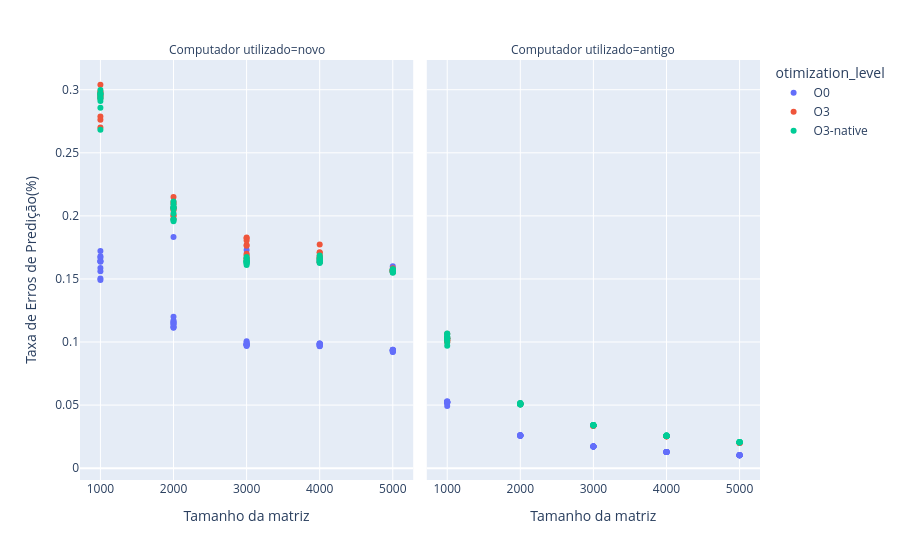
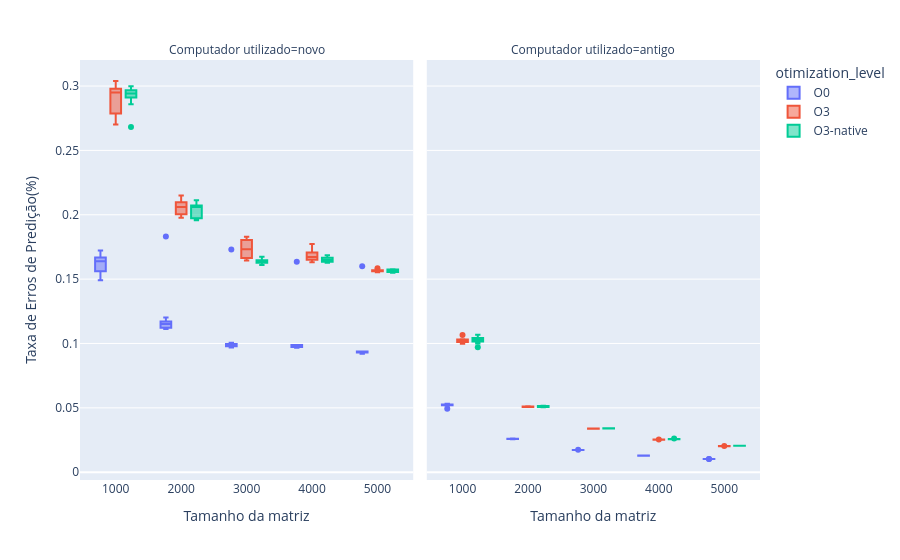

Source (notebook cell) for these figures, in order:
### Code cell
plot_branch_miss_rate_to_size = px.scatter(complete_metrics, x="matrix_size", y="branch-miss-rate", facet_col="used_computer", color="otimization_level", hover_data=["time_elapsed", "CPI", "IPC", "cache-miss-rate"]
                              ,labels={
                                    "matrix_size": "Tamanho da matriz",
                                    "time_elapsed": "Tempo de execução (s)",
                                    "used_computer": "Computador utilizado",
                                    "optimization_level": "Nível de otimização",
                                    "branch-miss-rate": "Taxa de Erros de Predição(%)",
                                    "cache-miss-rate": "Taxa de Erros de Acesso a cache"
                                 }                                              
                                           )
plot_branch_miss_rate_to_size.update_layout(xaxis={"type": "category"})
plot_branch_miss_rate_to_size.write_html("graficos/scatter_branch_miss_rate_to_matrix_size.html")
plot_branch_miss_rate_to_size.write_image("graficos/images/scatter_branch_miss_rate_to_matrix_size.png")
plot_branch_miss_rate_to_size.show()


boxplot_branch_miss_rate_to_size = px.box(complete_metrics, x="matrix_size", y="branch-miss-rate", facet_col="used_computer", color="otimization_level", hover_data=["time_elapsed", "CPI", "IPC", "cache-miss-rate"]
                                    ,labels={
                                    "matrix_size": "Tamanho da matriz",
                                    "time_elapsed": "Tempo de execução (s)",
                                    "used_computer": "Computador utilizado",
                                    "optimization_level": "Nível de otimização",
                                    "branch-miss-rate": "Taxa de Erros de Predição(%)",
                                    "cache-miss-rate": "Taxa de Erros de Acesso a cache"
                                 }                                              
                            )
boxplot_branch_miss_rate_to_size.update_layout(xaxis={"type": "category"})
boxplot_branch_miss_rate_to_size.write_html("graficos/box_branch_miss_rate_to_matrix_size.html")
boxplot_branch_miss_rate_to_size.write_image("graficos/images/box_branch_miss_rate_to_matrix_size.png")
boxplot_branch_miss_rate_to_size.show()

### Figure 1 — Plotly figure (JSON) as saved in the notebook; plotly's stock layout.template omitted (floating-point values rounded to 4 significant figures; data arrays with more than 128 entries replaced by an {"elided": "..."} marker saying what was removed)
{"data": [{"customdata": {"elided": "50x4 float values"}, "hovertemplate": "otimization_level=O0<br>Computador utilizado=novo<br>Tamanho da matriz=%{x}<br>Taxa de Erros de Predição(%)=%{y}<br>Tempo de execução (s)=%{customdata[0]}<br>CPI=%{customdata[1]}<br>IPC=%{customdata[2]}<br>Taxa de Erros de Acesso a cache=%{customdata[3]}<extra></extra>", "legendgroup": "O0", "marker": {"color": "#636efa", "symbol": "circle"}, "mode": "markers", "name": "O0", "orientation": "v", "showlegend": true, "type": "scatter", "x": [1000, 1000, 1000, 1000, 1000, 1000, 1000, 1000, 1000, 1000, 2000, 2000, 2000, 2000, 2000, 2000, 2000, 2000, 2000, 2000, 3000, 3000, 3000, 3000, 3000, 3000, 3000, 3000, 3000, 3000, 4000, 4000, 4000, 4000, 4000, 4000, 4000, 4000, 4000, 4000, 5000, 5000, 5000, 5000, 5000, 5000, 5000, 5000, 5000, 5000], "xaxis": "x", "y": [0.1586, 0.1561, 0.1641, 0.1679, 0.1635, 0.1503, 0.1722, 0.1641, 0.1492, 0.1668, 0.1832, 0.1171, 0.1116, 0.1201, 0.1113, 0.1156, 0.1123, 0.1158, 0.1141, 0.1146, 0.173, 0.1006, 0.09847, 0.0969, 0.09781, 0.09817, 0.09736, 0.09823, 0.09969, 0.09813, 0.1635, 0.09691, 0.09729, 0.09891, 0.09674, 0.0978, 0.09798, 0.09866, 0.09815, 0.09891, 0.16, 0.09331, 0.09384, 0.09345, 0.09381, 0.09205, 0.09222, 0.09309, 0.09315, 0.09377], "yaxis": "y"}, {"customdata": {"elided": "50x4 float values"}, "hovertemplate": "otimization_level=O0<br>Computador utilizado=antigo<br>Tamanho da matriz=%{x}<br>Taxa de Erros de Predição(%)=%{y}<br>Tempo de execução (s)=%{customdata[0]}<br>CPI=%{customdata[1]}<br>IPC=%{customdata[2]}<br>Taxa de Erros de Acesso a cache=%{customdata[3]}<extra></extra>", "legendgroup": "O0", "marker": {"color": "#636efa", "symbol": "circle"}, "mode": "markers", "name": "O0", "orientation": "v", "showlegend": false, "type": "scatter", "x": [1000, 1000, 1000, 1000, 1000, 1000, 1000, 1000, 1000, 1000, 2000, 2000, 2000, 2000, 2000, 2000, 2000, 2000, 2000, 2000, 3000, 3000, 3000, 3000, 3000, 3000, 3000, 3000, 3000, 3000, 4000, 4000, 4000, 4000, 4000, 4000, 4000, 4000, 4000, 4000, 5000, 5000, 5000, 5000, 5000, 5000, 5000, 5000, 5000, 5000], "xaxis": "x2", "y": [0.0524, 0.04926, 0.05256, 0.05275, 0.05155, 0.05255, 0.05211, 0.0531, 0.05207, 0.0523, 0.02561, 0.02576, 0.02602, 0.0259, 0.02577, 0.02585, 0.02595, 0.02609, 0.02603, 0.02586, 0.01718, 0.01715, 0.01718, 0.01721, 0.01722, 0.01724, 0.01724, 0.01725, 0.01734, 0.01722, 0.01289, 0.01289, 0.01285, 0.01289, 0.01285, 0.01285, 0.01286, 0.01288, 0.01287, 0.01286, 0.01028, 0.01028, 0.01025, 0.01025, 0.01026, 0.01025, 0.01026, 0.01026, 0.01026, 0.01025], "yaxis": "y2"}, {"customdata": {"elided": "50x4 float values"}, "hovertemplate": "otimization_level=O3<br>Computador utilizado=novo<br>Tamanho da matriz=%{x}<br>Taxa de Erros de Predição(%)=%{y}<br>Tempo de execução (s)=%{customdata[0]}<br>CPI=%{customdata[1]}<br>IPC=%{customdata[2]}<br>Taxa de Erros de Acesso a cache=%{customdata[3]}<extra></extra>", "legendgroup": "O3", "marker": {"color": "#EF553B", "symbol": "circle"}, "mode": "markers", "name": "O3", "orientation": "v", "showlegend": true, "type": "scatter", "x": [1000, 1000, 1000, 1000, 1000, 1000, 1000, 1000, 1000, 1000, 2000, 2000, 2000, 2000, 2000, 2000, 2000, 2000, 2000, 2000, 3000, 3000, 3000, 3000, 3000, 3000, 3000, 3000, 3000, 3000, 4000, 4000, 4000, 4000, 4000, 4000, 4000, 4000, 4000, 4000, 5000, 5000, 5000, 5000, 5000, 5000, 5000, 5000, 5000, 5000], "xaxis": "x", "y": [0.2701, 0.2787, 0.2954, 0.2979, 0.2946, 0.2931, 0.2964, 0.3039, 0.2761, 0.2987, 0.2069, 0.2004, 0.2109, 0.1998, 0.215, 0.2059, 0.1976, 0.2061, 0.2044, 0.2097, 0.1687, 0.1762, 0.1661, 0.1665, 0.1828, 0.1645, 0.1805, 0.1701, 0.1823, 0.177, 0.1712, 0.1707, 0.1685, 0.1773, 0.1666, 0.1651, 0.1631, 0.1634, 0.1677, 0.1664, 0.1584, 0.1553, 0.1566, 0.1562, 0.1568, 0.1559, 0.1565, 0.1567, 0.1572, 0.1567], "yaxis": "y"}, {"customdata": {"elided": "50x4 float values"}, "hovertemplate": "otimization_level=O3<br>Computador utilizado=antigo<br>Tamanho da matriz=%{x}<br>Taxa de Erros de Predição(%)=%{y}<br>Tempo de execução (s)=%{customdata[0]}<br>CPI=%{customdata[1]}<br>IPC=%{customdata[2]}<br>Taxa de Erros de Acesso a cache=%{customdata[3]}<extra></extra>", "legendgroup": "O3", "marker": {"color": "#EF553B", "symbol": "circle"}, "mode": "markers", "name": "O3", "orientation": "v", "showlegend": false, "type": "scatter", "x": [1000, 1000, 1000, 1000, 1000, 1000, 1000, 1000, 1000, 1000, 2000, 2000, 2000, 2000, 2000, 2000, 2000, 2000, 2000, 2000, 3000, 3000, 3000, 3000, 3000, 3000, 3000, 3000, 3000, 3000, 4000, 4000, 4000, 4000, 4000, 4000, 4000, 4000, 4000, 4000, 5000, 5000, 5000, 5000, 5000, 5000, 5000, 5000, 5000, 5000], "xaxis": "x2", "y": [0.1031, 0.1011, 0.1011, 0.1018, 0.1031, 0.1033, 0.09984, 0.1009, 0.1065, 0.1027, 0.0509, 0.05112, 0.05098, 0.05084, 0.05067, 0.05065, 0.05086, 0.05114, 0.05068, 0.05116, 0.03371, 0.03372, 0.03376, 0.03385, 0.0339, 0.0337, 0.03393, 0.03374, 0.03371, 0.0338, 0.02528, 0.02529, 0.02529, 0.02542, 0.02535, 0.02546, 0.02527, 0.02532, 0.02532, 0.02531, 0.02024, 0.02026, 0.02025, 0.02024, 0.02029, 0.02034, 0.02027, 0.02021, 0.02022, 0.02023], "yaxis": "y2"}, {"customdata": {"elided": "50x4 float values"}, "hovertemplate": "otimization_level=O3-native<br>Computador utilizado=novo<br>Tamanho da matriz=%{x}<br>Taxa de Erros de Predição(%)=%{y}<br>Tempo de execução (s)=%{customdata[0]}<br>CPI=%{customdata[1]}<br>IPC=%{customdata[2]}<br>Taxa de Erros de Acesso a cache=%{customdata[3]}<extra></extra>", "legendgroup": "O3-native", "marker": {"color": "#00cc96", "symbol": "circle"}, "mode": "markers", "name": "O3-native", "orientation": "v", "showlegend": true, "type": "scatter", "x": [1000, 1000, 1000, 1000, 1000, 1000, 1000, 1000, 1000, 1000, 2000, 2000, 2000, 2000, 2000, 2000, 2000, 2000, 2000, 2000, 3000, 3000, 3000, 3000, 3000, 3000, 3000, 3000, 3000, 3000, 4000, 4000, 4000, 4000, 4000, 4000, 4000, 4000, 4000, 4000, 5000, 5000, 5000, 5000, 5000, 5000, 5000, 5000, 5000, 5000], "xaxis": "x", "y": [0.2964, 0.2911, 0.2682, 0.2999, 0.2968, 0.2972, 0.295, 0.2935, 0.2858, 0.293, 0.2065, 0.2067, 0.2072, 0.2054, 0.1972, 0.2113, 0.1958, 0.202, 0.1973, 0.2091, 0.1627, 0.1641, 0.1647, 0.164, 0.1674, 0.1664, 0.1623, 0.161, 0.1635, 0.1632, 0.1652, 0.1634, 0.1646, 0.1645, 0.1669, 0.1635, 0.1656, 0.1626, 0.1667, 0.1685, 0.1575, 0.1574, 0.155, 0.1565, 0.1571, 0.1561, 0.1557, 0.1576, 0.1555, 0.1555], "yaxis": "y"}, {"customdata": {"elided": "50x4 float values"}, "hovertemplate": "otimization_level=O3-native<br>Computador utilizado=antigo<br>Tamanho da matriz=%{x}<br>Taxa de Erros de Predição(%)=%{y}<br>Tempo de execução (s)=%{customdata[0]}<br>CPI=%{customdata[1]}<br>IPC=%{customdata[2]}<br>Taxa de Erros de Acesso a cache=%{customdata[3]}<extra></extra>", "legendgroup": "O3-native", "marker": {"color": "#00cc96", "symbol": "circle"}, "mode": "markers", "name": "O3-native", "orientation": "v", "showlegend": false, "type": "scatter", "x": [1000, 1000, 1000, 1000, 1000, 1000, 1000, 1000, 1000, 1000, 2000, 2000, 2000, 2000, 2000, 2000, 2000, 2000, 2000, 2000, 3000, 3000, 3000, 3000, 3000, 3000, 3000, 3000, 3000, 3000, 4000, 4000, 4000, 4000, 4000, 4000, 4000, 4000, 4000, 4000, 5000, 5000, 5000, 5000, 5000, 5000, 5000, 5000, 5000, 5000], "xaxis": "x2", "y": [0.1042, 0.09708, 0.1001, 0.1016, 0.1068, 0.1028, 0.103, 0.1042, 0.1026, 0.1061, 0.05062, 0.051, 0.05158, 0.05065, 0.05156, 0.05054, 0.05055, 0.05136, 0.05127, 0.05084, 0.03397, 0.03404, 0.03399, 0.03402, 0.03407, 0.03393, 0.03409, 0.03403, 0.03398, 0.03406, 0.02553, 0.02568, 0.02553, 0.02582, 0.02559, 0.02576, 0.02568, 0.02555, 0.02555, 0.02612, 0.02055, 0.02052, 0.02055, 0.02054, 0.0206, 0.02061, 0.0205, 0.02058, 0.0206, 0.02061], "yaxis": "y2"}], "layout": {"annotations": [{"font": {}, "showarrow": false, "text": "Computador utilizado=novo", "x": 0.245, "xanchor": "center", "xref": "paper", "y": 1, "yanchor": "bottom", "yref": "paper"}, {"font": {}, "showarrow": false, "text": "Computador utilizado=antigo", "x": 0.755, "xanchor": "center", "xref": "paper", "y": 1, "yanchor": "bottom", "yref": "paper"}], "legend": {"title": {"text": "otimization_level"}, "tracegroupgap": 0}, "margin": {"t": 60}, "xaxis": {"anchor": "y", "domain": [0, 0.49], "title": {"text": "Tamanho da matriz"}, "type": "category"}, "xaxis2": {"anchor": "y2", "domain": [0.51, 1], "matches": "x", "title": {"text": "Tamanho da matriz"}}, "yaxis": {"anchor": "x", "domain": [0, 1], "title": {"text": "Taxa de Erros de Predição(%)"}}, "yaxis2": {"anchor": "x2", "domain": [0, 1], "matches": "y", "showticklabels": false}}}

### Figure 2 — Plotly figure (JSON) as saved in the notebook; plotly's stock layout.template omitted (floating-point values rounded to 4 significant figures; data arrays with more than 128 entries replaced by an {"elided": "..."} marker saying what was removed)
{"data": [{"alignmentgroup": "True", "customdata": {"elided": "50x4 float values"}, "hovertemplate": "otimization_level=O0<br>Computador utilizado=novo<br>Tamanho da matriz=%{x}<br>Taxa de Erros de Predição(%)=%{y}<br>Tempo de execução (s)=%{customdata[0]}<br>CPI=%{customdata[1]}<br>IPC=%{customdata[2]}<br>Taxa de Erros de Acesso a cache=%{customdata[3]}<extra></extra>", "legendgroup": "O0", "marker": {"color": "#636efa"}, "name": "O0", "notched": false, "offsetgroup": "O0", "orientation": "v", "showlegend": true, "type": "box", "x": [1000, 1000, 1000, 1000, 1000, 1000, 1000, 1000, 1000, 1000, 2000, 2000, 2000, 2000, 2000, 2000, 2000, 2000, 2000, 2000, 3000, 3000, 3000, 3000, 3000, 3000, 3000, 3000, 3000, 3000, 4000, 4000, 4000, 4000, 4000, 4000, 4000, 4000, 4000, 4000, 5000, 5000, 5000, 5000, 5000, 5000, 5000, 5000, 5000, 5000], "x0": " ", "xaxis": "x", "y": [0.1586, 0.1561, 0.1641, 0.1679, 0.1635, 0.1503, 0.1722, 0.1641, 0.1492, 0.1668, 0.1832, 0.1171, 0.1116, 0.1201, 0.1113, 0.1156, 0.1123, 0.1158, 0.1141, 0.1146, 0.173, 0.1006, 0.09847, 0.0969, 0.09781, 0.09817, 0.09736, 0.09823, 0.09969, 0.09813, 0.1635, 0.09691, 0.09729, 0.09891, 0.09674, 0.0978, 0.09798, 0.09866, 0.09815, 0.09891, 0.16, 0.09331, 0.09384, 0.09345, 0.09381, 0.09205, 0.09222, 0.09309, 0.09315, 0.09377], "y0": " ", "yaxis": "y"}, {"alignmentgroup": "True", "customdata": {"elided": "50x4 float values"}, "hovertemplate": "otimization_level=O0<br>Computador utilizado=antigo<br>Tamanho da matriz=%{x}<br>Taxa de Erros de Predição(%)=%{y}<br>Tempo de execução (s)=%{customdata[0]}<br>CPI=%{customdata[1]}<br>IPC=%{customdata[2]}<br>Taxa de Erros de Acesso a cache=%{customdata[3]}<extra></extra>", "legendgroup": "O0", "marker": {"color": "#636efa"}, "name": "O0", "notched": false, "offsetgroup": "O0", "orientation": "v", "showlegend": false, "type": "box", "x": [1000, 1000, 1000, 1000, 1000, 1000, 1000, 1000, 1000, 1000, 2000, 2000, 2000, 2000, 2000, 2000, 2000, 2000, 2000, 2000, 3000, 3000, 3000, 3000, 3000, 3000, 3000, 3000, 3000, 3000, 4000, 4000, 4000, 4000, 4000, 4000, 4000, 4000, 4000, 4000, 5000, 5000, 5000, 5000, 5000, 5000, 5000, 5000, 5000, 5000], "x0": " ", "xaxis": "x2", "y": [0.0524, 0.04926, 0.05256, 0.05275, 0.05155, 0.05255, 0.05211, 0.0531, 0.05207, 0.0523, 0.02561, 0.02576, 0.02602, 0.0259, 0.02577, 0.02585, 0.02595, 0.02609, 0.02603, 0.02586, 0.01718, 0.01715, 0.01718, 0.01721, 0.01722, 0.01724, 0.01724, 0.01725, 0.01734, 0.01722, 0.01289, 0.01289, 0.01285, 0.01289, 0.01285, 0.01285, 0.01286, 0.01288, 0.01287, 0.01286, 0.01028, 0.01028, 0.01025, 0.01025, 0.01026, 0.01025, 0.01026, 0.01026, 0.01026, 0.01025], "y0": " ", "yaxis": "y2"}, {"alignmentgroup": "True", "customdata": {"elided": "50x4 float values"}, "hovertemplate": "otimization_level=O3<br>Computador utilizado=novo<br>Tamanho da matriz=%{x}<br>Taxa de Erros de Predição(%)=%{y}<br>Tempo de execução (s)=%{customdata[0]}<br>CPI=%{customdata[1]}<br>IPC=%{customdata[2]}<br>Taxa de Erros de Acesso a cache=%{customdata[3]}<extra></extra>", "legendgroup": "O3", "marker": {"color": "#EF553B"}, "name": "O3", "notched": false, "offsetgroup": "O3", "orientation": "v", "showlegend": true, "type": "box", "x": [1000, 1000, 1000, 1000, 1000, 1000, 1000, 1000, 1000, 1000, 2000, 2000, 2000, 2000, 2000, 2000, 2000, 2000, 2000, 2000, 3000, 3000, 3000, 3000, 3000, 3000, 3000, 3000, 3000, 3000, 4000, 4000, 4000, 4000, 4000, 4000, 4000, 4000, 4000, 4000, 5000, 5000, 5000, 5000, 5000, 5000, 5000, 5000, 5000, 5000], "x0": " ", "xaxis": "x", "y": [0.2701, 0.2787, 0.2954, 0.2979, 0.2946, 0.2931, 0.2964, 0.3039, 0.2761, 0.2987, 0.2069, 0.2004, 0.2109, 0.1998, 0.215, 0.2059, 0.1976, 0.2061, 0.2044, 0.2097, 0.1687, 0.1762, 0.1661, 0.1665, 0.1828, 0.1645, 0.1805, 0.1701, 0.1823, 0.177, 0.1712, 0.1707, 0.1685, 0.1773, 0.1666, 0.1651, 0.1631, 0.1634, 0.1677, 0.1664, 0.1584, 0.1553, 0.1566, 0.1562, 0.1568, 0.1559, 0.1565, 0.1567, 0.1572, 0.1567], "y0": " ", "yaxis": "y"}, {"alignmentgroup": "True", "customdata": {"elided": "50x4 float values"}, "hovertemplate": "otimization_level=O3<br>Computador utilizado=antigo<br>Tamanho da matriz=%{x}<br>Taxa de Erros de Predição(%)=%{y}<br>Tempo de execução (s)=%{customdata[0]}<br>CPI=%{customdata[1]}<br>IPC=%{customdata[2]}<br>Taxa de Erros de Acesso a cache=%{customdata[3]}<extra></extra>", "legendgroup": "O3", "marker": {"color": "#EF553B"}, "name": "O3", "notched": false, "offsetgroup": "O3", "orientation": "v", "showlegend": false, "type": "box", "x": [1000, 1000, 1000, 1000, 1000, 1000, 1000, 1000, 1000, 1000, 2000, 2000, 2000, 2000, 2000, 2000, 2000, 2000, 2000, 2000, 3000, 3000, 3000, 3000, 3000, 3000, 3000, 3000, 3000, 3000, 4000, 4000, 4000, 4000, 4000, 4000, 4000, 4000, 4000, 4000, 5000, 5000, 5000, 5000, 5000, 5000, 5000, 5000, 5000, 5000], "x0": " ", "xaxis": "x2", "y": [0.1031, 0.1011, 0.1011, 0.1018, 0.1031, 0.1033, 0.09984, 0.1009, 0.1065, 0.1027, 0.0509, 0.05112, 0.05098, 0.05084, 0.05067, 0.05065, 0.05086, 0.05114, 0.05068, 0.05116, 0.03371, 0.03372, 0.03376, 0.03385, 0.0339, 0.0337, 0.03393, 0.03374, 0.03371, 0.0338, 0.02528, 0.02529, 0.02529, 0.02542, 0.02535, 0.02546, 0.02527, 0.02532, 0.02532, 0.02531, 0.02024, 0.02026, 0.02025, 0.02024, 0.02029, 0.02034, 0.02027, 0.02021, 0.02022, 0.02023], "y0": " ", "yaxis": "y2"}, {"alignmentgroup": "True", "customdata": {"elided": "50x4 float values"}, "hovertemplate": "otimization_level=O3-native<br>Computador utilizado=novo<br>Tamanho da matriz=%{x}<br>Taxa de Erros de Predição(%)=%{y}<br>Tempo de execução (s)=%{customdata[0]}<br>CPI=%{customdata[1]}<br>IPC=%{customdata[2]}<br>Taxa de Erros de Acesso a cache=%{customdata[3]}<extra></extra>", "legendgroup": "O3-native", "marker": {"color": "#00cc96"}, "name": "O3-native", "notched": false, "offsetgroup": "O3-native", "orientation": "v", "showlegend": true, "type": "box", "x": [1000, 1000, 1000, 1000, 1000, 1000, 1000, 1000, 1000, 1000, 2000, 2000, 2000, 2000, 2000, 2000, 2000, 2000, 2000, 2000, 3000, 3000, 3000, 3000, 3000, 3000, 3000, 3000, 3000, 3000, 4000, 4000, 4000, 4000, 4000, 4000, 4000, 4000, 4000, 4000, 5000, 5000, 5000, 5000, 5000, 5000, 5000, 5000, 5000, 5000], "x0": " ", "xaxis": "x", "y": [0.2964, 0.2911, 0.2682, 0.2999, 0.2968, 0.2972, 0.295, 0.2935, 0.2858, 0.293, 0.2065, 0.2067, 0.2072, 0.2054, 0.1972, 0.2113, 0.1958, 0.202, 0.1973, 0.2091, 0.1627, 0.1641, 0.1647, 0.164, 0.1674, 0.1664, 0.1623, 0.161, 0.1635, 0.1632, 0.1652, 0.1634, 0.1646, 0.1645, 0.1669, 0.1635, 0.1656, 0.1626, 0.1667, 0.1685, 0.1575, 0.1574, 0.155, 0.1565, 0.1571, 0.1561, 0.1557, 0.1576, 0.1555, 0.1555], "y0": " ", "yaxis": "y"}, {"alignmentgroup": "True", "customdata": {"elided": "50x4 float values"}, "hovertemplate": "otimization_level=O3-native<br>Computador utilizado=antigo<br>Tamanho da matriz=%{x}<br>Taxa de Erros de Predição(%)=%{y}<br>Tempo de execução (s)=%{customdata[0]}<br>CPI=%{customdata[1]}<br>IPC=%{customdata[2]}<br>Taxa de Erros de Acesso a cache=%{customdata[3]}<extra></extra>", "legendgroup": "O3-native", "marker": {"color": "#00cc96"}, "name": "O3-native", "notched": false, "offsetgroup": "O3-native", "orientation": "v", "showlegend": false, "type": "box", "x": [1000, 1000, 1000, 1000, 1000, 1000, 1000, 1000, 1000, 1000, 2000, 2000, 2000, 2000, 2000, 2000, 2000, 2000, 2000, 2000, 3000, 3000, 3000, 3000, 3000, 3000, 3000, 3000, 3000, 3000, 4000, 4000, 4000, 4000, 4000, 4000, 4000, 4000, 4000, 4000, 5000, 5000, 5000, 5000, 5000, 5000, 5000, 5000, 5000, 5000], "x0": " ", "xaxis": "x2", "y": [0.1042, 0.09708, 0.1001, 0.1016, 0.1068, 0.1028, 0.103, 0.1042, 0.1026, 0.1061, 0.05062, 0.051, 0.05158, 0.05065, 0.05156, 0.05054, 0.05055, 0.05136, 0.05127, 0.05084, 0.03397, 0.03404, 0.03399, 0.03402, 0.03407, 0.03393, 0.03409, 0.03403, 0.03398, 0.03406, 0.02553, 0.02568, 0.02553, 0.02582, 0.02559, 0.02576, 0.02568, 0.02555, 0.02555, 0.02612, 0.02055, 0.02052, 0.02055, 0.02054, 0.0206, 0.02061, 0.0205, 0.02058, 0.0206, 0.02061], "y0": " ", "yaxis": "y2"}], "layout": {"annotations": [{"font": {}, "showarrow": false, "text": "Computador utilizado=novo", "x": 0.245, "xanchor": "center", "xref": "paper", "y": 1, "yanchor": "bottom", "yref": "paper"}, {"font": {}, "showarrow": false, "text": "Computador utilizado=antigo", "x": 0.755, "xanchor": "center", "xref": "paper", "y": 1, "yanchor": "bottom", "yref": "paper"}], "boxmode": "group", "legend": {"title": {"text": "otimization_level"}, "tracegroupgap": 0}, "margin": {"t": 60}, "xaxis": {"anchor": "y", "domain": [0, 0.49], "title": {"text": "Tamanho da matriz"}, "type": "category"}, "xaxis2": {"anchor": "y2", "domain": [0.51, 1], "matches": "x", "title": {"text": "Tamanho da matriz"}}, "yaxis": {"anchor": "x", "domain": [0, 1], "title": {"text": "Taxa de Erros de Predição(%)"}}, "yaxis2": {"anchor": "x2", "domain": [0, 1], "matches": "y", "showticklabels": false}}}
